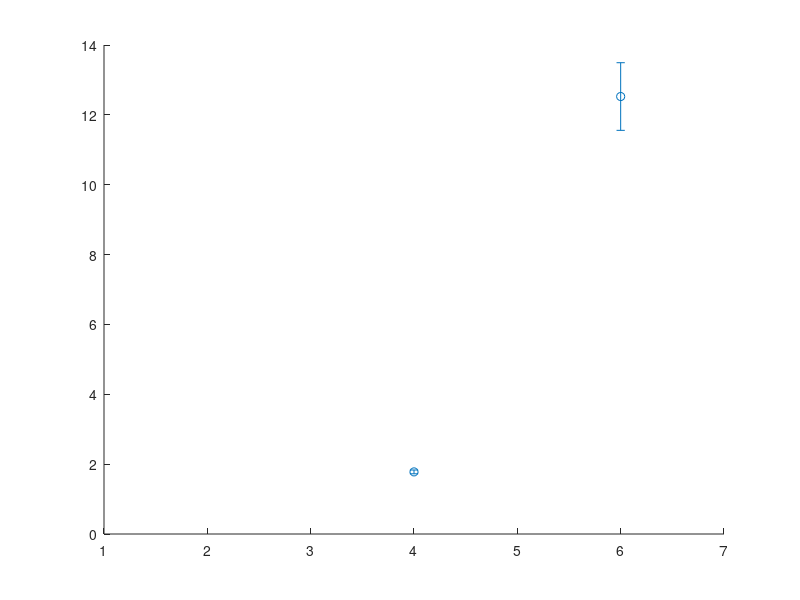

The MATLAB source for this figure: (Note: this script raises an error after producing the figure.)
clear all
clc

%%

D = load('Benchmark_poleScene.txt');

%%

ms = unique(D(:,1));
knn = unique(D(:,2));
T = zeros(length(ms),length(knn));
S = zeros(length(ms),length(knn));

for i = 1:length(ms)
    M = D(D(:,1)==ms(i), 2:end);
    for j = 1:length(knn)
        K = M(M(:,1)==knn(j),2:end);
        S(i,j) = sum(K(:,1))/size(K,1);
        T(i,j) = mean(K(K(:,1)==1,3));
        T_std(i,j) = std(K(K(:,1)==1,3))/sqrt(size(K,1));
    end
end

%%

for j = 1:length(ms)
    K = D(D(:,1)==ms(j) & D(:,2)==4,3:end);
    
    t = K(K(:,1)==1,3);
    maxT = max(t);
    tt = linspace(0,maxT,30);
    tt = tt(2:end);
    for i = 1:length(tt)
        s = t < tt(i);
        m(i) = 1-sum(s)/length(t);
    end
    
    Ty(j,:) = tt;
    Ky(j,:) = m;    
end

%% PLOTS
%% Runtime for each map and density

colors = 'kbr';


figure(1)
clf
hold on
for i = 1:length(ms)
    %plot(knn, T(i,:),'o','color',colors(i),'markerfacecolor',colors(i));
    errorbar(knn, T(i,:),T_std(i,:),'o','color',colors(i),'markerfacecolor',colors(i));
end
hold off
xlabel('k');
ylabel('time (sec)');
legend('ms100','ms500','ms1000');

%% Success rate for each map and density

figure(2)
clf
bar(knn,S'*100);
xlabel('k');
ylabel('success rate (%)');
legend('ms100','ms500','ms1000');

%% Runtime failure rate for k=4

figure(3);
clf
plot(Ty(1,:),Ky(1,:)*100,'-k','linewidth',2);
hold on
plot(Ty(2,:),Ky(2,:)*100,'--k','linewidth',2);
plot(Ty(3,:),Ky(3,:)*100,':k','linewidth',2);
hold off
xlabel('maximum runtime [sec]');
ylabel('failure rate [%]');
xlim([0 max(Ty(1:end))]);
legend('ms100','ms500','ms1000');
